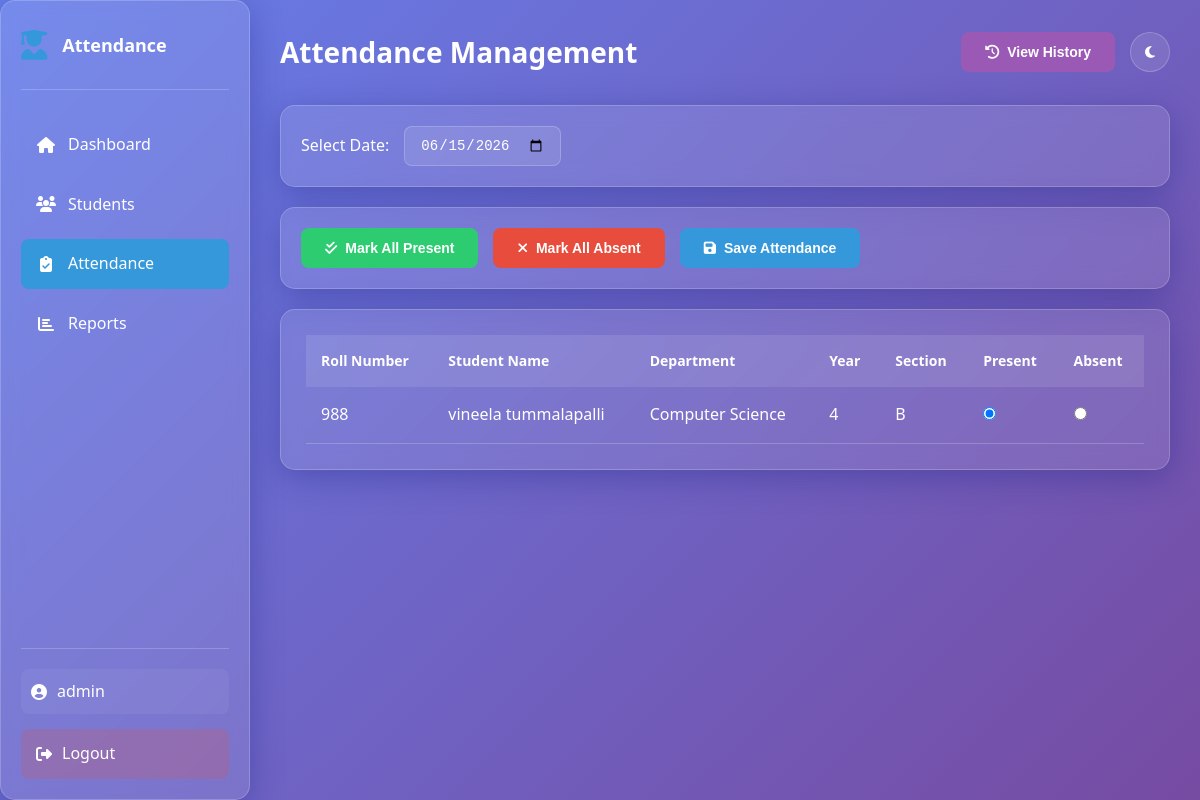
Page /attendance (signed in) on the committed database.
### app.py (models this page shows)
class Student(db.Model):
    id = db.Column(db.Integer, primary_key=True)
    student_id = db.Column(db.String(20), unique=True, nullable=False)
    name = db.Column(db.String(100), nullable=False)
    roll_number = db.Column(db.String(20), unique=True, nullable=False)
    department = db.Column(db.String(50), nullable=False)
    year = db.Column(db.Integer, nullable=False)
    section = db.Column(db.String(10), nullable=False)
    email = db.Column(db.String(100), nullable=False)
    phone = db.Column(db.String(20), nullable=False)
    created_at = db.Column(db.DateTime, default=datetime.utcnow)

class Attendance(db.Model):
    id = db.Column(db.Integer, primary_key=True)
    student_id = db.Column(db.String(20), db.ForeignKey('student.student_id'), nullable=False)
    date = db.Column(db.Date, nullable=False)
    status = db.Column(db.String(10), nullable=False)  # 'present' or 'absent'
    marked_at = db.Column(db.DateTime, default=datetime.utcnow)
    student = db.relationship('Student', backref=db.backref('attendance', lazy=True))

### app.py (the view)
@app.route('/attendance')
@login_required
def attendance():
    today = date.today()
    selected_date = request.args.get('date', today.strftime('%Y-%m-%d'))
    selected_date = datetime.strptime(selected_date, '%Y-%m-%d').date()
    students = Student.query.order_by(Student.name).all()
    attendance_records = {a.student_id: a.status for a in Attendance.query.filter_by(date=selected_date).all()}
    class EmptyPagination:
        def __init__(self):
            self.items = []
            self.page = 1
            self.pages = 1
            self.has_prev = False
            self.has_next = False
    attendance_history = EmptyPagination()
    return render_template('attendance.html',
                         students=students,
                         selected_date=selected_date,
                         attendance_records=attendance_records,
                         attendance_history=attendance_history)

### app.py (called while the page is built)
def login_required(f):
    @wraps(f)
    def decorated_function(*args, **kwargs):
        if 'user_id' not in session:
            return redirect(url_for('login'))
        return f(*args, **kwargs)
    return decorated_function

### templates/attendance.html (shortened to what this page needs)
<!DOCTYPE html>
<html lang="en">
<head>
    <link rel="stylesheet" href="{{ url_for('static', filename='css/style.css') }}">
    <link rel="stylesheet" href="https://cdnjs.cloudflare.com/ajax/libs/font-awesome/6.4.0/css/all.min.css">
</head>
<body>
    <div class="app-container">
        <aside class="sidebar glass-effect">
            <div class="sidebar-header">
                <div class="logo">
                    <i class="fas fa-user-graduate"></i>
                </div>
                <h2>Attendance</h2>
            </div>
            <nav class="sidebar-nav">
                <a href="{{ url_for('dashboard') }}" class="nav-item">
                    <i class="fas fa-home"></i>
                    <span>Dashboard</span>
                </a>
                <a href="{{ url_for('students') }}" class="nav-item">
                    <i class="fas fa-users"></i>
                    <span>Students</span>
                </a>
                <a href="{{ url_for('attendance') }}" class="nav-item active">
                    <i class="fas fa-clipboard-check"></i>
                    <span>Attendance</span>
                </a>
                <a href="{{ url_for('reports') }}" class="nav-item">
                    <i class="fas fa-chart-bar"></i>
                    <span>Reports</span>
                </a>
            </nav>
            <div class="sidebar-footer">
                <div class="user-info">
                    <i class="fas fa-user-circle"></i>
                    <span>{{ session.username }}</span>
                </div>
                <a href="{{ url_for('logout') }}" class="logout-btn">
                    <i class="fas fa-sign-out-alt"></i>
                    <span>Logout</span>
                </a>
            </div>
        </aside>
        <main class="main-content">
            <header class="header">
                <h1>Attendance Management</h1>
                <div class="header-actions">
                    <button class="btn btn-secondary" onclick="showHistory()">
                        <i class="fas fa-history"></i>
                        View History
                    </button>
                    <button class="theme-toggle" id="themeToggle">
                        <i class="fas fa-moon"></i>
                    </button>
                </div>
            </header>
            <div id="markAttendanceSection">
                <div class="date-selector glass-effect">
                    <label for="attendanceDate">Select Date:</label>
                    <input type="date" id="attendanceDate" value="{{ selected_date.strftime('%Y-%m-%d') }}" onchange="loadAttendanceForDate()">
                </div>
                <div class="attendance-actions glass-effect">
                    <button class="btn btn-success" onclick="markAllPresent()">
                        <i class="fas fa-check-double"></i>
                        Mark All Present
                    </button>
                    <button class="btn btn-danger" onclick="markAllAbsent()">
                        <i class="fas fa-times"></i>
                        Mark All Absent
                    </button>
                    <button class="btn btn-primary" onclick="saveAttendance()">
                        <i class="fas fa-save"></i>
                        Save Attendance
                    </button>
                </div>
                <div class="table-container glass-effect">
                    <form id="attendanceForm" action="{{ url_for('mark_attendance') }}" method="POST">
                        <table class="data-table">
                            <thead>
                                <tr>
                                    <th>Roll Number</th>
                                    <th>Student Name</th>
                                    <th>Department</th>
                                    <th>Year</th>
                                    <th>Section</th>
                                    <th>Present</th>
                                    <th>Absent</th>
                                </tr>
                            </thead>
                            <tbody>
                                {% for student in students %}
                                <tr>
                                    <td>{{ student.roll_number }}</td>
                                    <td>{{ student.name }}</td>
                                    <td>{{ student.department }}</td>
                                    <td>{{ student.year }}</td>
                                    <td>{{ student.section }}</td>
                                    <td>
                                        <input type="radio" name="status_{{ student.student_id }}" value="present"
                                            {% if attendance_records.get(student.student_id) == 'present' %}checked{% endif %}>
                                    </td>
                                    <td>
                                        <input type="radio" name="status_{{ student.student_id }}" value="absent"
                                            {% if attendance_records.get(student.student_id) == 'absent' %}checked{% endif %}>
                                    </td>
                                </tr>
                                {% endfor %}
                            </tbody>
                        </table>
                    </form>
                </div>
            </div>
        </main>
    </div>
</body>
</html>

### static/css/style.css (style rules this page uses)
* { margin: 0; padding: 0; box-sizing: border-box; }
:root { --primary-color: #3498db; --secondary-color: #2ecc71; --danger-color: #e74c3c; --warning-color: #f39c12; --info-color: #9b59b6; --dark-color: #2c3e50; --light-color: #ecf0f1; --glass-bg: rgba(255, 255, 255, 0.1); --glass-border: rgba(255, 255, 255, 0.2); --text-color: #333; --text-light: #fff; --bg-gradient: linear-gradient(135deg, #667eea 0%, #764ba2 100%); }
body { font-family: 'Segoe UI', Tahoma, Geneva, Verdana, sans-serif; background: var(--bg-gradient); min-height: 100vh; color: var(--text-color); line-height: 1.6; }
.glass-effect { background: var(--glass-bg); backdrop-filter: blur(10px); -webkit-backdrop-filter: blur(10px); border: 1px solid var(--glass-border); border-radius: 15px; box-shadow: 0 8px 32px 0 rgba(31, 38, 135, 0.37); }
.btn { padding: 12px 24px; border: none; border-radius: 8px; font-size: 14px; font-weight: 600; cursor: pointer; transition: all 0.3s ease; display: inline-flex; align-items: center; gap: 8px; justify-content: center; }
.btn-primary { background: var(--primary-color); color: white; }
.btn-secondary { background: var(--info-color); color: white; }
.btn-success { background: var(--secondary-color); color: white; }
.btn-danger { background: var(--danger-color); color: white; }
.app-container { display: flex; min-height: 100vh; }
.sidebar { width: 250px; padding: 20px; display: flex; flex-direction: column; position: fixed; height: 100vh; left: 0; top: 0; z-index: 100; }
.sidebar-header { display: flex; align-items: center; gap: 15px; margin-bottom: 30px; padding-bottom: 20px; border-bottom: 1px solid var(--glass-border); }
.sidebar-header .logo { font-size: 30px; color: var(--primary-color); }
.sidebar-header h2 { color: var(--text-light); font-size: 18px; }
.sidebar-nav { flex: 1; display: flex; flex-direction: column; gap: 10px; }
.nav-item { display: flex; align-items: center; gap: 12px; padding: 12px 15px; color: var(--text-light); text-decoration: none; border-radius: 8px; transition: all 0.3s ease; }
.nav-item.active { background: var(--primary-color); }
.nav-item i { width: 20px; text-align: center; }
.sidebar-footer { padding-top: 20px; border-top: 1px solid var(--glass-border); }
.user-info { display: flex; align-items: center; gap: 10px; color: var(--text-light); margin-bottom: 15px; padding: 10px; background: rgba(255, 255, 255, 0.05); border-radius: 8px; }
.logout-btn { display: flex; align-items: center; gap: 10px; padding: 12px 15px; color: var(--text-light); text-decoration: none; border-radius: 8px; transition: all 0.3s ease; background: rgba(231, 76, 60, 0.2); }
.main-content { flex: 1; margin-left: 250px; padding: 30px; }
.header { display: flex; justify-content: space-between; align-items: center; margin-bottom: 30px; }
.header h1 { color: var(--text-light); font-size: 28px; }
.header-actions { display: flex; gap: 15px; align-items: center; }
.theme-toggle { width: 40px; height: 40px; border-radius: 50%; background: rgba(255, 255, 255, 0.1); border: 1px solid var(--glass-border); color: var(--text-light); cursor: pointer; display: flex; align-items: center; justify-content: center; transition: all 0.3s ease; }
.table-container { padding: 25px; overflow-x: auto; }
.data-table { width: 100%; border-collapse: collapse; }
.data-table thead { background: rgba(255, 255, 255, 0.1); }
.data-table th { padding: 15px; text-align: left; color: var(--text-light); font-weight: 600; font-size: 14px; }
.data-table td { padding: 15px; color: var(--text-light); border-bottom: 1px solid var(--glass-border); }
.date-selector { padding: 20px; margin-bottom: 20px; display: flex; gap: 15px; align-items: center; }
.date-selector label { color: var(--text-light); font-weight: 500; }
.date-selector input { padding: 10px 15px; border: 1px solid var(--glass-border); border-radius: 8px; background: rgba(255, 255, 255, 0.1); color: var(--text-light); font-size: 14px; }
.attendance-actions { padding: 20px; margin-bottom: 20px; display: flex; gap: 15px; flex-wrap: wrap; }

### rows in the picture
Student: roll_number "988", name "vineela tummalapalli", department "Computer Science", year "4", section "B", student_id "☑"

### other values in the picture
{{ session.username }} "admin"
